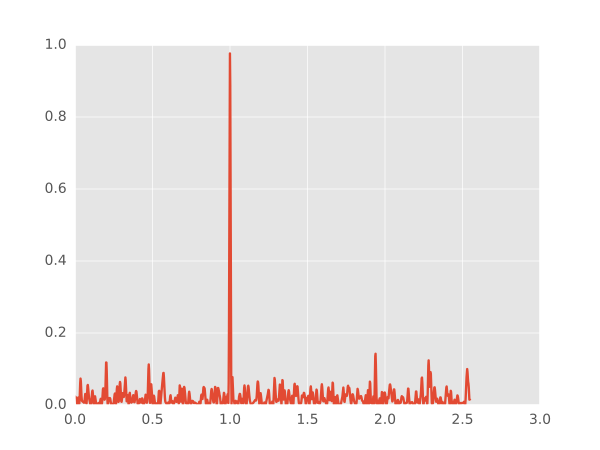

Write Python code to recreate this figure.
from astropy.stats import LombScargle

import numpy as np
import matplotlib.pyplot as plt
plt.style.use('ggplot')

rand = np.random.RandomState(42)
t = 100 * rand.rand(100)
y = np.sin(2 * np.pi * t) + 0.1 * rand.randn(100)

frequency, power = LombScargle(t, y).autopower()
fig = plt.figure(figsize=(6, 4.5))
plt.plot(frequency, power)
